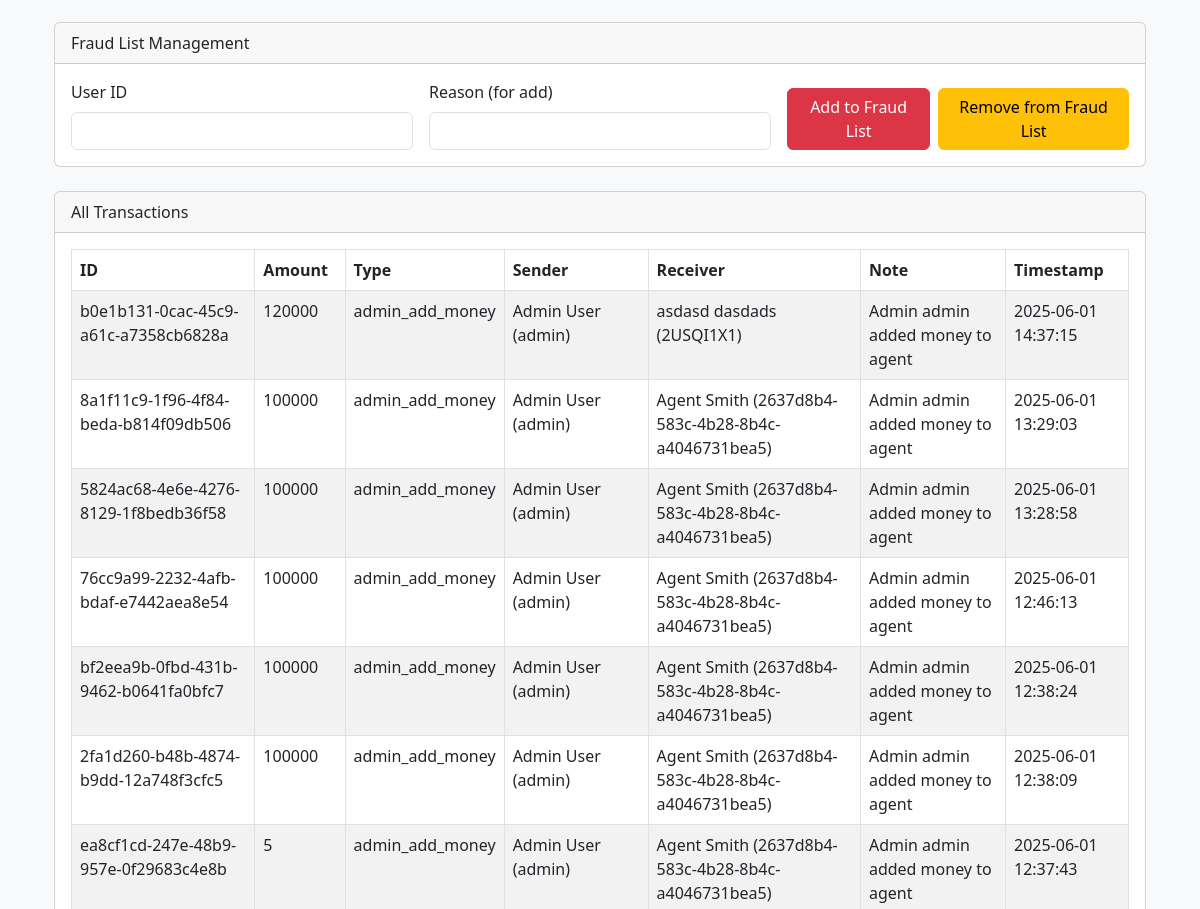
Before: /admin/dashboard (middle part) with the older database file.
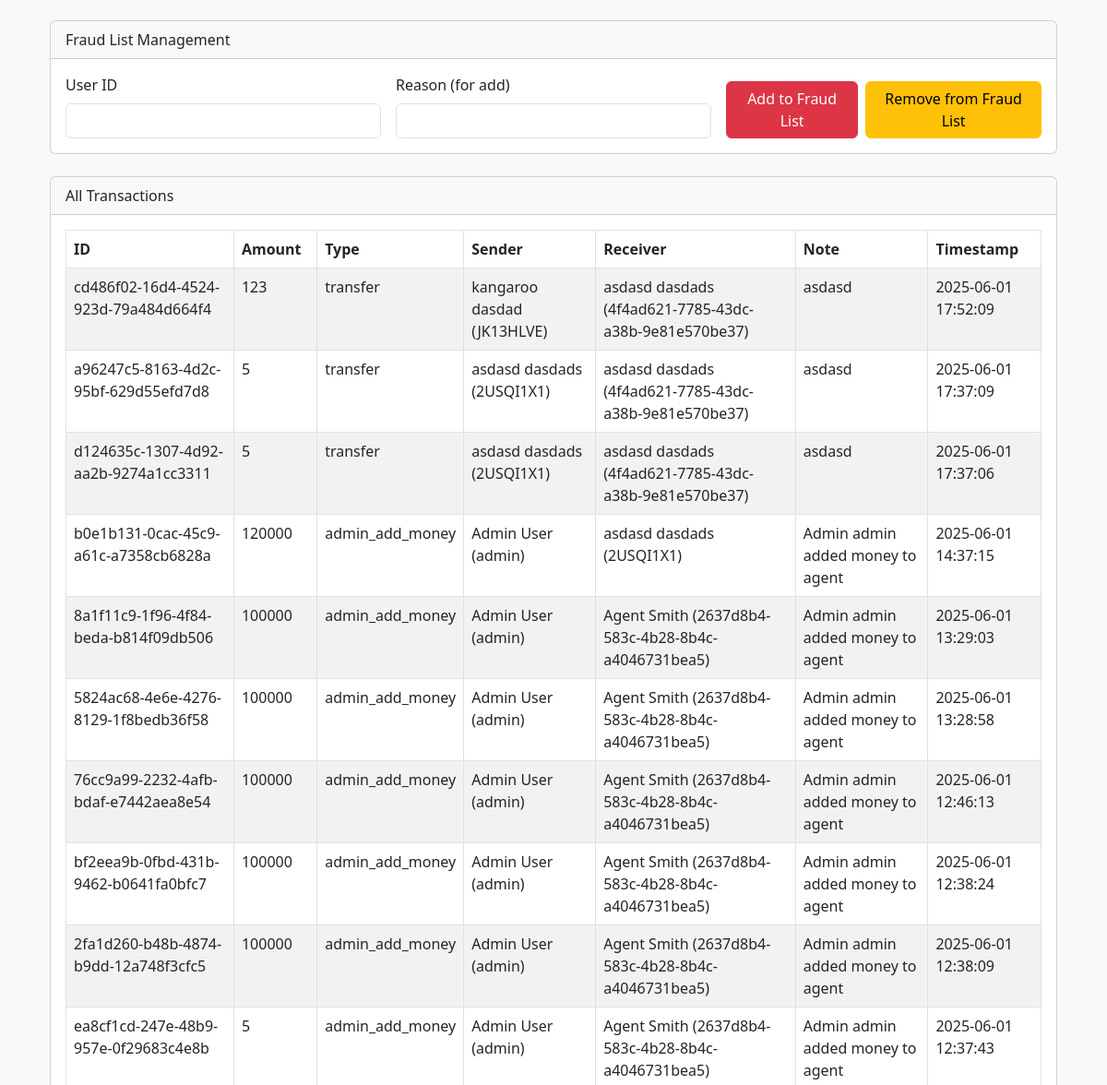
After: the same page with the newer database file.
### tables this page shows
CREATE TABLE "transactions" (
  "id" uuid PRIMARY KEY,
  "amount" decimal(10,2),
  "payment_method" varchar,
  "timestamp" datetime,
  "sender_id" uuid,
  "receiver_id" uuid,
  "note" text,
  "type" enum,
  "location" varchar
);

CREATE TABLE "users" (
  "id" uuid PRIMARY KEY,
  "first_name" varchar,
  "last_name" varchar,
  "dob" date,
  "age" int,
  "gender" varchar,
  "marital_status" varchar,
  "blood_group" varchar,
  "balance" decimal(10,2),
  "joining_date" date,
  "role_id" uuid
);

### app/routes/admin.py (the view, shortened to what this page needs)
@admin_bp.route('/admin/dashboard', methods=['GET', 'POST'])
def admin_dashboard():
    user = get_current_user()
    if not user:
        return redirect(url_for('user.login'))
    role_name = get_role_name_by_id(user['role_id'])
    if not role_name or role_name.lower() != 'admin':
        return render_template('login.html', error='Access denied: Admins only.')
    agents = get_agents()
    users = get_all_users()
    budgets = get_user_budgets(user['id'])
    my_transactions = get_recent_transactions(user['id'])
    transactions = get_all_transactions()
    frauds = get_all_frauds()
    try:
        admin_logs = get_admin_logs()
    except Exception:
        admin_logs = []
    add_money_success = None
    add_money_error = None
    fraud_action_success = None
    fraud_action_error = None
    role_action_success = None
    role_action_error = None
    perm_action_success = None
    perm_action_error = None
    roles = get_all_roles()
    permissions = get_all_permissions()
    role_permissions_map = {}
    for role in roles:
        role_permissions_map[role['id']] = [p['id'] for p in get_permissions_for_role(role['id'])]
    return render_template('admin_dashboard.html', user=user, agents=agents, users=users, budgets=budgets, my_transactions=my_transactions, transactions=transactions, frauds=frauds, admin_logs=admin_logs, add_money_success=add_money_success, add_money_error=add_money_error, fraud_action_success=fraud_action_success, fraud_action_error=fraud_action_error, role_action_success=role_action_success, role_action_error=role_action_error, roles=roles, permissions=permissions, role_permissions_map=role_permissions_map, perm_action_success=perm_action_success, perm_action_error=perm_action_error)

### app/__init__.py (called while the page is built)
def get_db_connection():
    conn = sqlite3.connect('fin_guard.db')
    conn.row_factory = sqlite3.Row
    return conn

### app/utils/admin_utils.py (called while the page is built)
def get_role_name_by_id(role_id):
    conn = current_app.get_db_connection()
    row = conn.execute('SELECT name FROM roles WHERE id = ?', (role_id,)).fetchone()
    conn.close()
    return row['name'] if row else None

def get_agents():
    conn = current_app.get_db_connection()
    agents = conn.execute('SELECT u.id, u.first_name, u.last_name, u.balance FROM users u JOIN roles r ON u.role_id = r.id WHERE LOWER(r.name) = "agent"').fetchall()
    conn.close()
    return agents

def get_all_users():
    conn = current_app.get_db_connection()
    users = conn.execute('SELECT u.id, u.first_name, u.last_name, u.balance FROM users u').fetchall()
    conn.close()
    return users

def get_admin_logs(limit=100):
    conn = current_app.get_db_connection()
    logs = conn.execute('''SELECT l.*, a.first_name as admin_first, a.last_name as admin_last FROM admin_logs l LEFT JOIN users a ON l.admin_id = a.id ORDER BY l.timestamp DESC LIMIT ?''', (limit,)).fetchall()
    conn.close()
    return logs

### app/templates/admin_dashboard.html (shortened to what this page needs)
{% extends 'base.html' %}
{% block content %}
<div class="container py-4">
    <div class="card mb-4">
        <div class="card-header">Fraud List Management</div>
        <div class="card-body">
            <form method="POST" class="row g-3">
                <div class="col-md-4">
                    <label for="fraud_user_id" class="form-label">User ID</label>
                    <input type="text" class="form-control" id="fraud_user_id" name="fraud_user_id" required>
                </div>
                <div class="col-md-4">
                    <label for="fraud_reason" class="form-label">Reason (for add)</label>
                    <input type="text" class="form-control" id="fraud_reason" name="fraud_reason">
                </div>
                <div class="col-md-4 d-flex align-items-end gap-2">
                    <button type="submit" name="fraud_action" value="add" class="btn btn-danger">Add to Fraud List</button>
                    <button type="submit" name="fraud_action" value="remove" class="btn btn-warning">Remove from Fraud List</button>
                </div>
            </form>
        </div>
    </div>
    <div class="card mb-4">
        <div class="card-header">All Transactions</div>
        <div class="card-body table-responsive">
            <table class="table table-striped table-bordered">
                <thead>
                    <tr>
                        <th>ID</th>
                        <th>Amount</th>
                        <th>Type</th>
                        <th>Sender</th>
                        <th>Receiver</th>
                        <th>Note</th>
                        <th>Timestamp</th>
                    </tr>
                </thead>
                <tbody>
                    {% for t in transactions %}
                    <tr>
                        <td>{{ t.id }}</td>
                        <td>{{ t.amount }}</td>
                        <td>{{ t.type }}</td>
                        <td>{{ t.sender_first }} {{ t.sender_last }} ({{ t.sender_id }})</td>
                        <td>{{ t.receiver_first }} {{ t.receiver_last }} ({{ t.receiver_id }})</td>
                        <td>{{ t.note }}</td>
                        <td>{{ t.timestamp }}</td>
                    </tr>
                    {% endfor %}
                </tbody>
            </table>
        </div>
    </div>
</div>
{% endblock %}

Changed rows visible on the page:
added transactions: id "cd486f02-16d4-4524-923d-79a484d664f4", amount "123", type "transfer", sender_first "kangaroo", sender_last "dasdad", sender_id "JK13HLVE", receiver_first "asdasd", receiver_last "dasdads", receiver_id "4f4ad621-7785-43dc-a38b-9e81e570be37", note "asdasd", timestamp "2025-06-01 17:52:09"
added transactions: id "a96247c5-8163-4d2c-95bf-629d55efd7d8", amount "5", type "transfer", sender_first "asdasd", sender_last "dasdads", sender_id "2USQI1X1", receiver_first "asdasd", receiver_last "dasdads", receiver_id "4f4ad621-7785-43dc-a38b-9e81e570be37", note "asdasd", timestamp "2025-06-01 17:37:09"
added transactions: id "d124635c-1307-4d92-aa2b-9274a1cc3311", amount "5", type "transfer", sender_first "asdasd", sender_last "dasdads", sender_id "2USQI1X1", receiver_first "asdasd", receiver_last "dasdads", receiver_id "4f4ad621-7785-43dc-a38b-9e81e570be37", note "asdasd", timestamp "2025-06-01 17:37:06"
